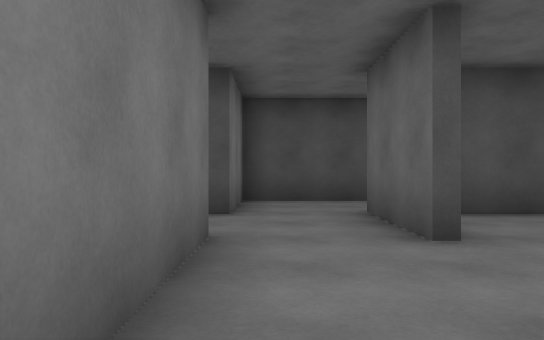
View 1 (above)

16 first-person views from a walk through a scene from a Unity 3-D project. The camera is 1.2 m above the floor, looks level and sees 70° across. The floor is counted in squares, 2 m on a side. Each view is taken from the middle of a square. On the plan, view 1 faces up. The plan holds only what a view shows up to about 11 squares ahead; the rest is blank. The place goes on beyond the plan. The player character is not drawn. Surface patterns are stand-ins for the level's own textures.

View 2
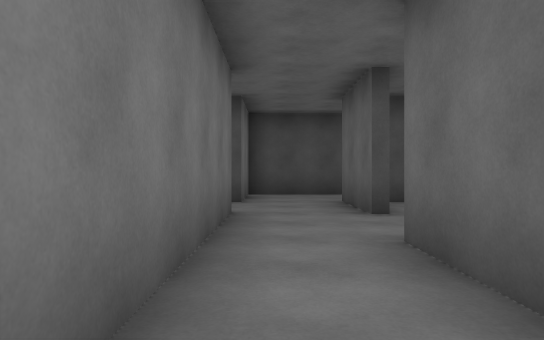

View 3
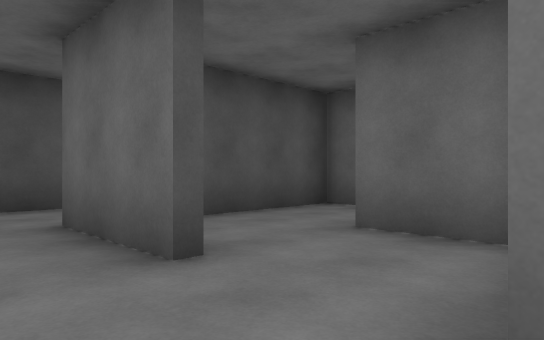

View 4
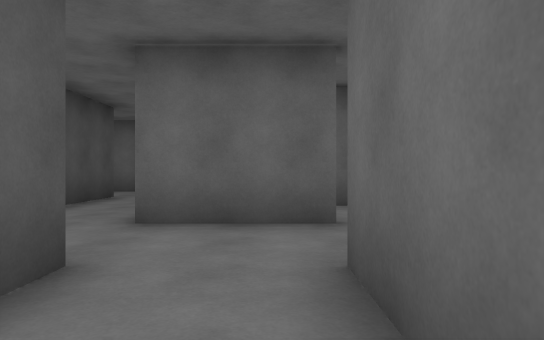

View 5
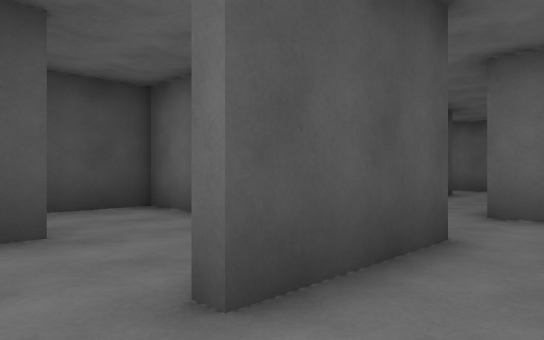

View 6
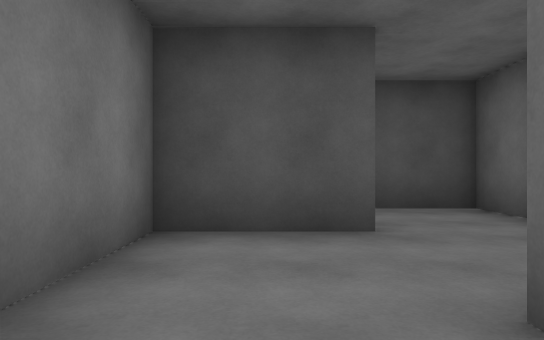

View 7
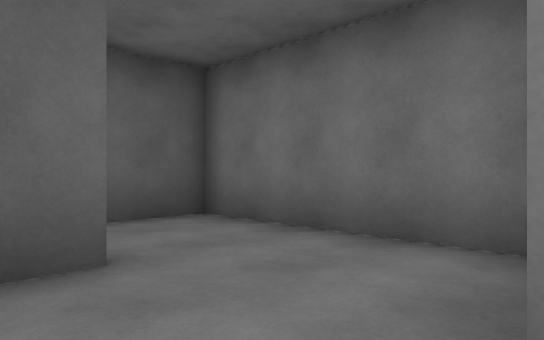

View 8
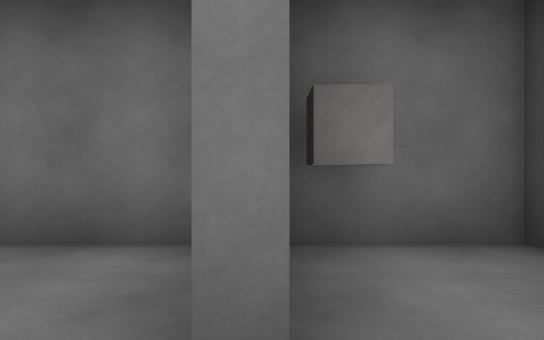

View 9
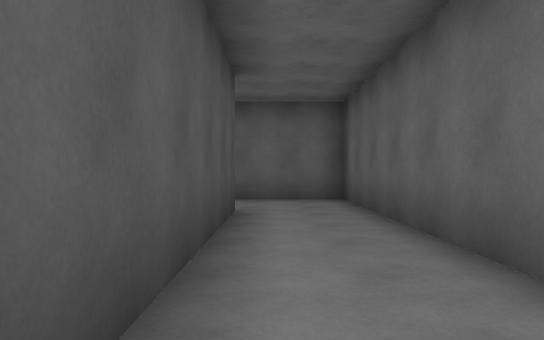

View 10
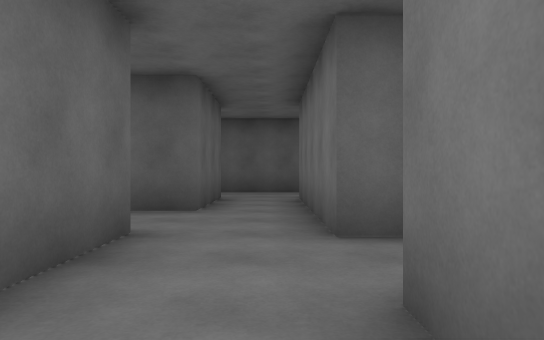

View 11
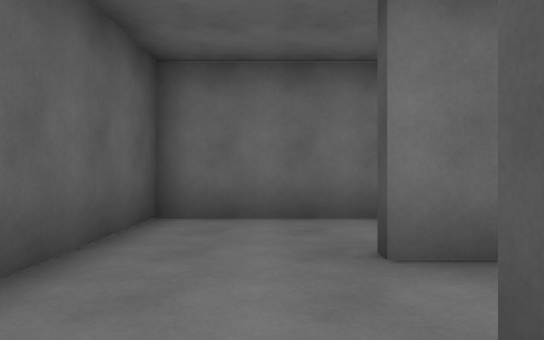

View 12
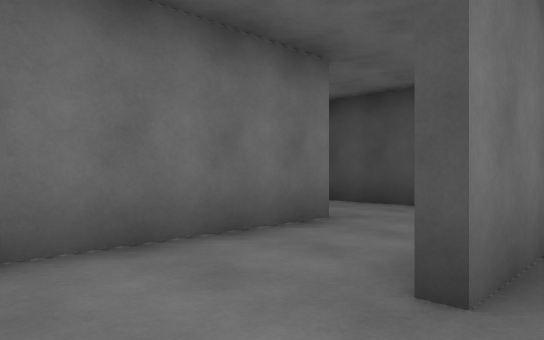

View 13
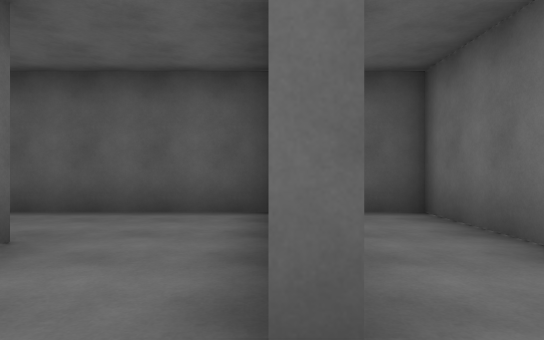

View 14
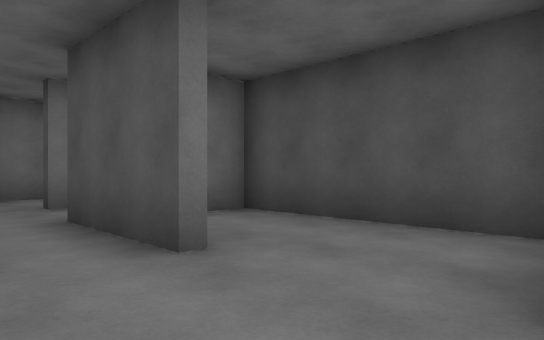

View 15
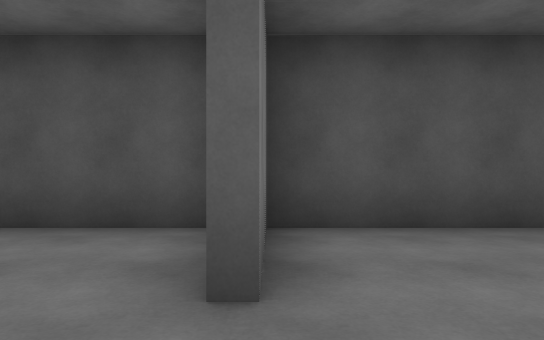

View 16
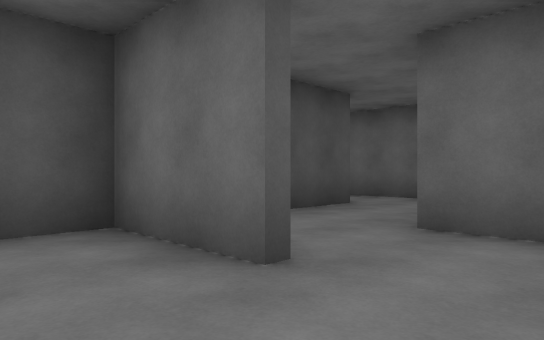

### Floor plan
Ten units are one square. View 1 is at (0, 0); x grows to the right and y downward. Boxes are objects, and circles mark ways between rooms. Rooms are numbered by the first view taken in them; rooms with no view inside come last. Other rooms are left out.
<svg viewBox="-57 -106 141 146">
<path fill="none" stroke="#000" d="M36 15 11 15 11 -13M-6 35 14 35M79 24 79 11M-6 -15 -6 12M-30 -55 -24 -55M-29 -78 -45 -78M-6 -53 -30 -53M-52 -74 -52 -35 -6 -35M20 -55 79 -55 79 -85M58 -75 -6 -75 -6 -53M14 -44 14 -56M-52 10 -52 35 -42 35M-29 -33 -48 -33M14 -32 14 -44M35 -18 35 -34M11 -13 21 -13M-6 -35 -6 -15M45 -53 21 -53M-30 -11 -30 35 -6 35M57 12 57 -10 14 -10 14 -2M-8 -88 -8 -101 -25 -101"/>
<circle cx="0" cy="-10" r="3" fill="#2a7"/>
<circle cx="-10" cy="25" r="3" fill="#2a7"/>
<circle cx="45" cy="10" r="3" fill="#2a7"/>
<circle cx="-15" cy="-40" r="3" fill="#2a7"/>
<circle cx="-20" cy="-80" r="3" fill="#2a7"/>
<circle cx="0" cy="-50" r="3" fill="#2a7"/>
<circle cx="-30" cy="-20" r="3" fill="#2a7"/>
<text x="30" y="20">1</text>
<text x="-30" y="-60">2</text>
<text x="30" y="-70">3</text>
<text x="-40" y="0">4</text>
<text x="20" y="-30">5</text>
<text x="-20" y="10">6</text>
<text x="30" y="0">7</text>
<text x="-20" y="-90">8</text>
</svg>
Room 1 opens to room 5. Room 1 opens to room 6. Room 1 opens to room 7. Room 2 opens to room 5. Room 2 opens to room 8. Room 3 opens to room 5. Room 4 opens to room 6.

Where each view was taken, in squares from view 1:
view 1: 0 up, 0 right, facing up
view 2: 2 down, 0 right, facing up
view 3: 1 up, 0 right, facing up-right
view 4: 4 up, 3 left, facing right
view 5: 4 up, 4 left, facing up-right
view 6: 4 up, 4 left, facing up
view 7: 8 up, 2 left, facing down-left
view 8: 8 up, 2 left, facing left
view 9: 7 up, 0 right, facing right
view 10: 7 up, 0 right, facing down
view 11: 2 down, 2 right, facing left
view 12: 3 down, 0 right, facing up-left
view 13: 2 up, 3 left, facing down
view 14: 3 down, 6 right, facing up-left
view 15: 3 down, 6 right, facing up
view 16: 3 down, 4 right, facing up-right
